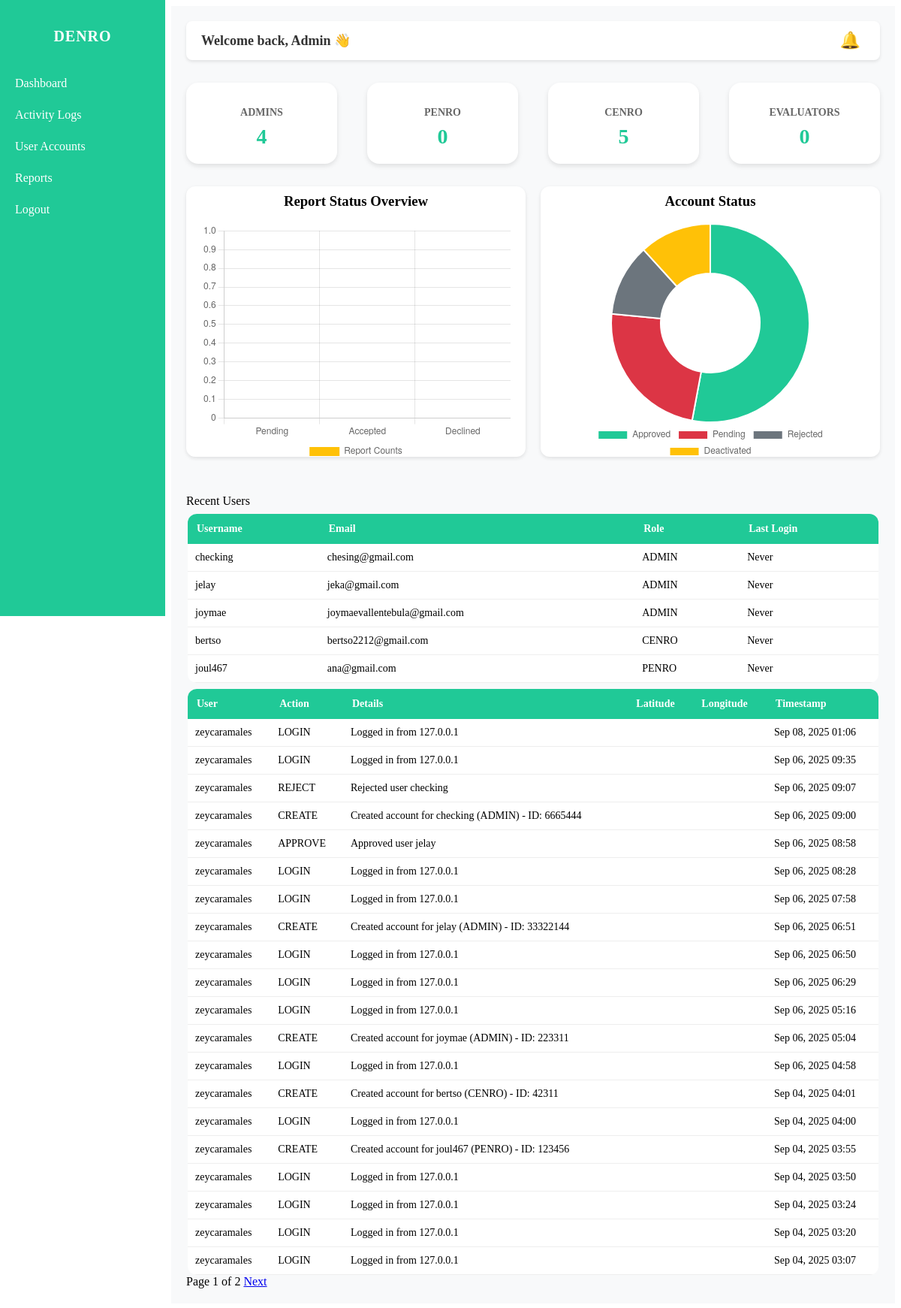
Before: /custom-admin/dashboard/ (signed in) with the older database file.
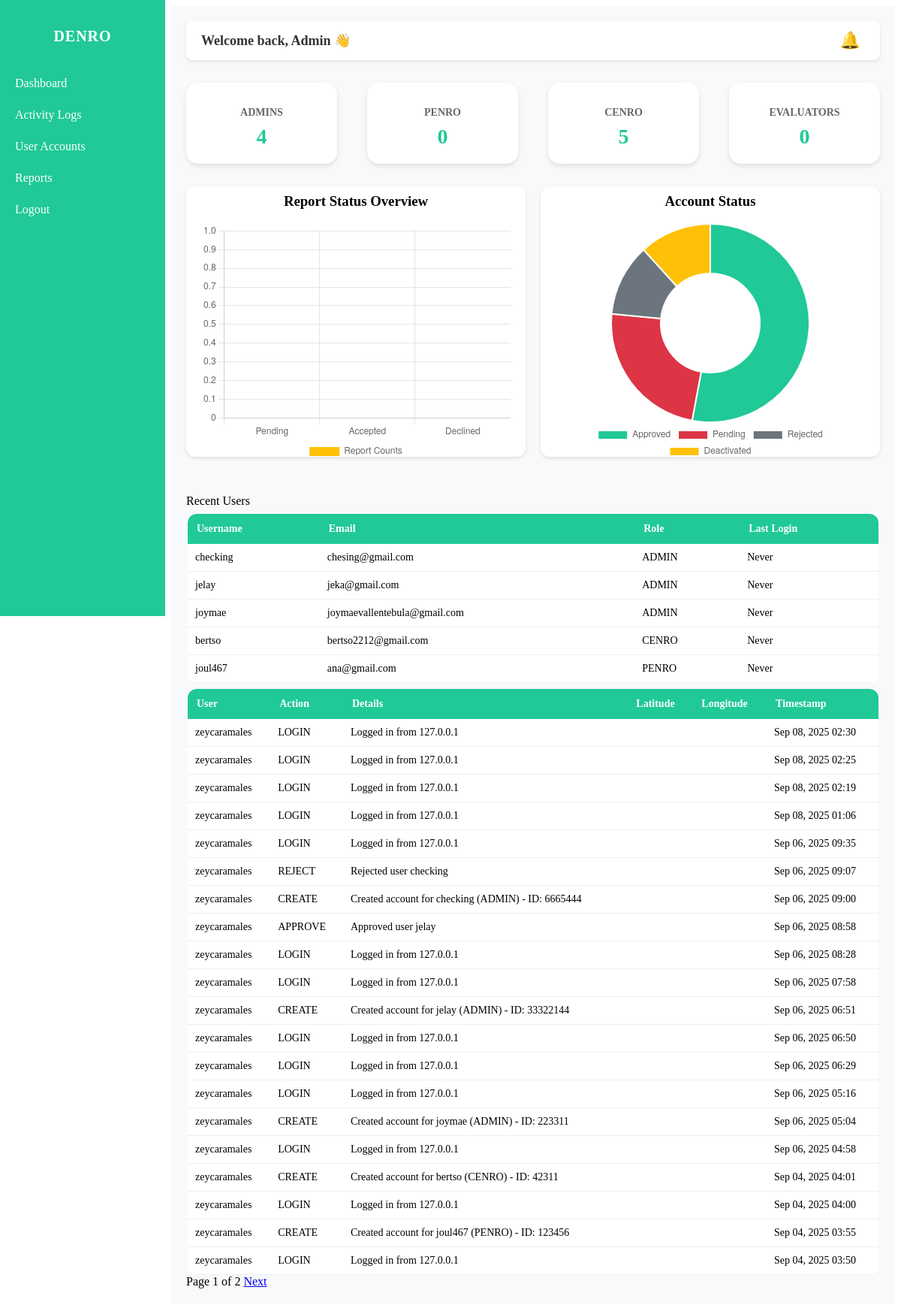
After: the same page with the newer database file.
### DENRO/models.py (models this page shows, shortened)
class User(AbstractUser):
    class RoleChoices(models.TextChoices):
        SUPER_ADMIN = "SUPER_ADMIN", "Super Admin"
        ADMIN = "ADMIN", "Admin"
        PENRO = "PENRO", "PENRO"
        CENRO = "CENRO", "CENRO"
        EVALUATOR = "EVALUATOR", "Evaluator"
    role = models.CharField(
        max_length=20, choices=RoleChoices.choices, default=RoleChoices.ADMIN
    )
    is_approved = models.BooleanField(default=False)
    is_rejected = models.BooleanField(default=False)
    is_deactivated = models.BooleanField(default=False)
    gender = models.CharField(max_length=10, blank=True, null=True)
    phone_number = models.CharField(max_length=20, blank=True, null=True)
    region = models.CharField(max_length=100, blank=True, null=True)
    profile_pic = models.CharField(max_length=255, blank=True, null=True)
    id_number = models.CharField(max_length=50, blank=True, null=True, unique=True)

class ActivityLog(models.Model):
    user        = models.ForeignKey(
        settings.AUTH_USER_MODEL,              # ✅ use the string via settings
        on_delete=models.SET_NULL,
        null=True, blank=True,
        related_name="activity_logs",
    )
    action      = models.CharField(max_length=16, choices=ActivityAction.choices)
    details     = models.TextField(blank=True, null=True)
    ip_address  = models.GenericIPAddressField(blank=True, null=True)
    created_at  = models.DateTimeField(auto_now_add=True)
    class Meta:
        ordering = ["-created_at"]
        indexes = [
            models.Index(fields=["-created_at"]),
            models.Index(fields=["action"]),
            models.Index(fields=["user"]),
        ]

### DENRO/views.py (the view)
# urls.py: path("custom-admin/dashboard/", views.admin_dashboard, name="admin_dashboard"),
@login_required
def admin_dashboard(request):
    stats = get_dashboard_stats()
    users = get_recent_users()
    notifications, unread_count = get_unread_notifications()
    logs_qs = ActivityLog.objects.all().select_related("user").order_by("-created_at")
    q = request.GET.get("q")
    role = request.GET.get("role")
    action = request.GET.get("action")
    dfrom = request.GET.get("from")
    dto = request.GET.get("to")
    if q:
        logs_qs = logs_qs.filter(
            Q(user__username__icontains=q) | Q(details__icontains=q) | Q(action__icontains=q)
        )
    if role:
        logs_qs = logs_qs.filter(user__role=role)
    if action:
        logs_qs = logs_qs.filter(action=action)
    if dfrom:
        logs_qs = logs_qs.filter(created_at__date__gte=dfrom)
    if dto:
        logs_qs = logs_qs.filter(created_at__date__lte=dto)
    paginator = Paginator(logs_qs, 20)
    page_obj = paginator.get_page(request.GET.get("page") or 1)
    return render(
        request,
        "ADMIN/ADMIN_dashboard.html",
        {
            "stats": stats,
            "users": users,
            "notifications": notifications,
            "unread_count": unread_count,
            "logs": page_obj.object_list,
            "page_obj": page_obj,
        },
    )

### DENRO/context_processors.py (called while the page is built)
def _normalize_role(raw: Any) -> str:
    if raw is None:
        return ""
    text = str(raw).upper()
    return re.sub(r"[^A-Z]", "", text)

### DENRO/views.py (called while the page is built)
def get_recent_users(limit=5):
    return User.objects.order_by("-date_joined")[:limit]

def get_unread_notifications():
    notifications = Notification.objects.filter(is_read=False).order_by("-created_at")
    return notifications, notifications.count()

### DENRO/templates/ADMIN/ADMIN_dashboard.html (shortened to what this page needs)
{% load static %}
<!DOCTYPE html>
<html lang="en">
  <head>
    <link rel="stylesheet" href="{% static 'styles/dashboard.css' %}" />
    <link rel="stylesheet" href="{% static 'styles/sidebar.css' %}" />
  </head>
  <body>
    {% include 'includes/adminsidebar.html' %}
    <div class="content">
      <div class="top-bar">
        <h2>Welcome back, Admin 👋</h2>
        <div class="notification">
          <button id="notifBtn" class="bell-btn">
            🔔
          </button>
        </div>
      </div>
      <div class="cards">
        <div class="card">
          <h2>ADMINS</h2>
          <p>{{ stats.admins|default:0 }}</p>
        </div>
        <div class="card">
          <h2>PENRO</h2>
          <p>{{ stats.penros|default:0 }}</p>
        </div>
        <div class="card">
          <h2>CENRO</h2>
          <p>{{ stats.cenros|default:0 }}</p>
        </div>
        <div class="card">
          <h2>EVALUATORS</h2>
          <p>{{ stats.evaluators|default:0 }}</p>
        </div>
      </div>
      <div class="charts-row">
        <div class="chart-container">
          <h3>Report Status Overview</h3>
          <canvas id="reportStatusChart" data-pending="{{ stats.pending_reports|default:0 }}" data-accepted="{{ stats.accepted_reports|default:0 }}" data-declined="{{ stats.declined_reports|default:0 }}"></canvas>
        </div>
        <div class="chart-container">
          <h3>Account Status</h3>
          <canvas id="accountStatusChart" data-approved="{{ stats.approved_users|default:0 }}" data-pending="{{ stats.pending_users|default:0 }}" data-rejected="{{ stats.rejected_users|default:0 }}" data-deactivated="{{ stats.deactivated_users|default:0 }}"></canvas>
        </div>
      </div>
      <div class="section-title">Recent Users</div>
      <div class="table-wrap">
        <table>
          <tr>
            <th>Username</th>
            <th>Email</th>
            <th>Role</th>
            <th>Last Login</th>
          </tr>
          {% for user in users %}
          <tr>
            <td>{{ user.username }}</td>
            <td>{{ user.email }}</td>
            <td>{{ user.role }}</td>
            <td>{{ user.last_login|default:"Never" }}</td>
          </tr>
          {% empty %}
          <tr>
            <td colspan="4">No users found</td>
          </tr>
          {% endfor %}
        </table>
      </div>
      <div class="table-wrap">
        <table>
          <thead>
            <tr>
              <th>User</th>
              <th>Action</th>
              <th>Details</th>
              <th>Latitude</th>
              <th>Longitude</th>
              <th>Timestamp</th>
            </tr>
          </thead>
          <tbody>
            {% for log in logs %}
            <tr>
              <td>{{ log.user.username }}</td>
              <td>{{ log.action }}</td>
              <td>{{ log.details }}</td>
              <td>{{ log.latitude }}</td>
              <td>{{ log.longitude }}</td>
              <td>{{ log.created_at|date:"M d, Y H:i" }}</td>
            </tr>
            {% empty %}
            <tr>
              <td colspan="6">No logs found</td>
            </tr>
            {% endfor %}
          </tbody>
        </table>
      </div>
      <div class="pagination">
        <span>Page {{ page_obj.number }} of {{ page_obj.paginator.num_pages }}</span>
        {% if page_obj.has_next %}
          <a href="?page={{ page_obj.next_page_number }}{% for key,value in request.GET.items %}{% if key != 'page' %}&{{ key }}={{ value }}{% endif %}{% endfor %}">Next</a>
        {% endif %}
      </div>
    </div>
  </body>
</html>

Changed rows visible on the page:
no longer on this page (row unchanged): ActivityLog: user.username "zeycaramales", action "LOGIN", details "Logged in from 127.0.0.1", created_at "Sep 04, 2025 03:24"
no longer on this page (row unchanged): ActivityLog: user.username "zeycaramales", action "LOGIN", details "Logged in from 127.0.0.1", created_at "Sep 04, 2025 03:20"
no longer on this page (row unchanged): ActivityLog: user.username "zeycaramales", action "LOGIN", details "Logged in from 127.0.0.1", created_at "Sep 04, 2025 03:07"
added ActivityLog: user.username "zeycaramales", action "LOGIN", details "Logged in from 127.0.0.1", created_at "Sep 08, 2025 02:30"
added ActivityLog: user.username "zeycaramales", action "LOGIN", details "Logged in from 127.0.0.1", created_at "Sep 08, 2025 02:25"
added ActivityLog: user.username "zeycaramales", action "LOGIN", details "Logged in from 127.0.0.1", created_at "Sep 08, 2025 02:19"
